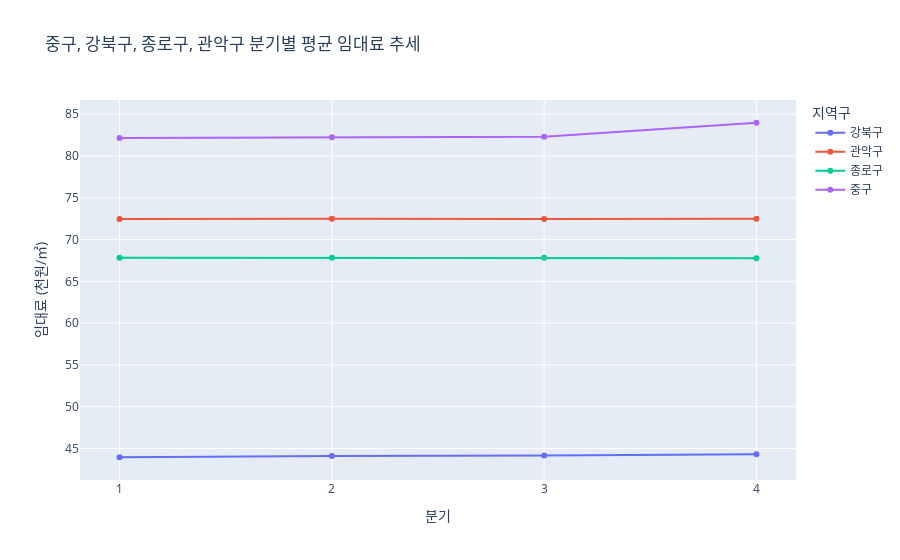
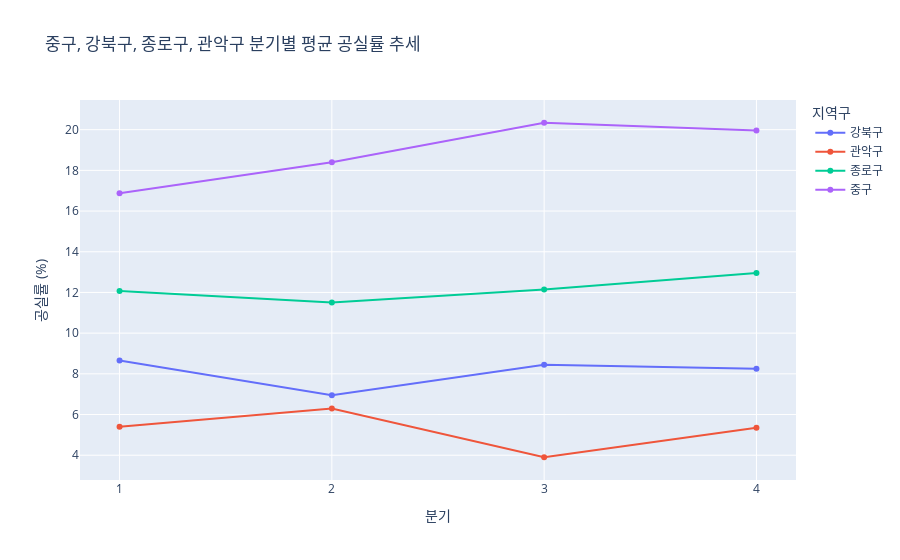

The notebook cell these images were saved under, in order:
### Code cell
import pandas as pd
import plotly.express as px

# 중구, 강북구, 종로구, 관악구만 필터링
filtered_data = data[data['지역구'].isin(['중구', '강북구', '종로구', '관악구'])]

# 선택된 지역구의 평균 계산
mean_filtered_data = filtered_data.groupby('지역구').mean(numeric_only=True).reset_index()

# 데이터를 넓은 형식에서 긴 형식으로 변환 (임대료)
rental_long_filtered = mean_filtered_data.melt(id_vars='지역구', 
                                               value_vars=['q1_임대료 (천원/㎡)', 'q2_임대료 (천원/㎡)', 'q3_임대료 (천원/㎡)', 'q4_임대료 (천원/㎡)'], 
                                               var_name='분기', value_name='임대료 (천원/㎡)')

# 데이터를 넓은 형식에서 긴 형식으로 변환 (공실률)
vacancy_long_filtered = mean_filtered_data.melt(id_vars='지역구', 
                                                value_vars=['q1_공실률 (%)', 'q2_공실률 (%)', 'q3_공실률 (%)', 'q4_공실률 (%)'], 
                                                var_name='분기', value_name='공실률 (%)')

# 분기 번호 추출
rental_long_filtered['분기'] = rental_long_filtered['분기'].str.extract('q(\d)')
vacancy_long_filtered['분기'] = vacancy_long_filtered['분기'].str.extract('q(\d)')

# 선택된 지역구의 임대료 추세 시각화
fig_rental_filtered = px.line(rental_long_filtered, x='분기', y='임대료 (천원/㎡)', color='지역구',
                              title='중구, 강북구, 종로구, 관악구 분기별 평균 임대료 추세', markers=True)
fig_rental_filtered.update_layout(yaxis_title='임대료 (천원/㎡)', xaxis_title='분기')
fig_rental_filtered.show()

# 선택된 지역구의 공실률 추세 시각화
fig_vacancy_filtered = px.line(vacancy_long_filtered, x='분기', y='공실률 (%)', color='지역구',
                               title='중구, 강북구, 종로구, 관악구 분기별 평균 공실률 추세', markers=True)
fig_vacancy_filtered.update_layout(yaxis_title='공실률 (%)', xaxis_title='분기')
fig_vacancy_filtered.show()

### Figure 1 — Plotly figure (JSON) as saved in the notebook; plotly's stock layout.template omitted (floating-point values rounded to 4 significant figures)
{"data": [{"hovertemplate": "지역구=강북구<br>분기=%{x}<br>임대료 (천원/㎡)=%{y}<extra></extra>", "legendgroup": "강북구", "line": {"color": "#636efa", "dash": "solid"}, "marker": {"symbol": "circle"}, "mode": "lines+markers", "name": "강북구", "orientation": "v", "showlegend": true, "type": "scatter", "x": ["1", "2", "3", "4"], "xaxis": "x", "y": [43.95, 44.1, 44.15, 44.3], "yaxis": "y"}, {"hovertemplate": "지역구=관악구<br>분기=%{x}<br>임대료 (천원/㎡)=%{y}<extra></extra>", "legendgroup": "관악구", "line": {"color": "#EF553B", "dash": "solid"}, "marker": {"symbol": "circle"}, "mode": "lines+markers", "name": "관악구", "orientation": "v", "showlegend": true, "type": "scatter", "x": ["1", "2", "3", "4"], "xaxis": "x", "y": [72.45, 72.5, 72.45, 72.5], "yaxis": "y"}, {"hovertemplate": "지역구=종로구<br>분기=%{x}<br>임대료 (천원/㎡)=%{y}<extra></extra>", "legendgroup": "종로구", "line": {"color": "#00cc96", "dash": "solid"}, "marker": {"symbol": "circle"}, "mode": "lines+markers", "name": "종로구", "orientation": "v", "showlegend": true, "type": "scatter", "x": ["1", "2", "3", "4"], "xaxis": "x", "y": [67.83, 67.83, 67.83, 67.75], "yaxis": "y"}, {"hovertemplate": "지역구=중구<br>분기=%{x}<br>임대료 (천원/㎡)=%{y}<extra></extra>", "legendgroup": "중구", "line": {"color": "#ab63fa", "dash": "solid"}, "marker": {"symbol": "circle"}, "mode": "lines+markers", "name": "중구", "orientation": "v", "showlegend": true, "type": "scatter", "x": ["1", "2", "3", "4"], "xaxis": "x", "y": [82.16, 82.24, 82.3, 83.98], "yaxis": "y"}], "layout": {"legend": {"title": {"text": "지역구"}, "tracegroupgap": 0}, "title": {"text": "중구, 강북구, 종로구, 관악구 분기별 평균 임대료 추세"}, "xaxis": {"anchor": "y", "domain": [0, 1], "title": {"text": "분기"}}, "yaxis": {"anchor": "x", "domain": [0, 1], "title": {"text": "임대료 (천원/㎡)"}}}}

### Figure 2 — Plotly figure (JSON) as saved in the notebook; plotly's stock layout.template omitted (floating-point values rounded to 4 significant figures)
{"data": [{"hovertemplate": "지역구=강북구<br>분기=%{x}<br>공실률 (%)=%{y}<extra></extra>", "legendgroup": "강북구", "line": {"color": "#636efa", "dash": "solid"}, "marker": {"symbol": "circle"}, "mode": "lines+markers", "name": "강북구", "orientation": "v", "showlegend": true, "type": "scatter", "x": ["1", "2", "3", "4"], "xaxis": "x", "y": [8.65, 6.95, 8.45, 8.25], "yaxis": "y"}, {"hovertemplate": "지역구=관악구<br>분기=%{x}<br>공실률 (%)=%{y}<extra></extra>", "legendgroup": "관악구", "line": {"color": "#EF553B", "dash": "solid"}, "marker": {"symbol": "circle"}, "mode": "lines+markers", "name": "관악구", "orientation": "v", "showlegend": true, "type": "scatter", "x": ["1", "2", "3", "4"], "xaxis": "x", "y": [5.4, 6.3, 3.9, 5.35], "yaxis": "y"}, {"hovertemplate": "지역구=종로구<br>분기=%{x}<br>공실률 (%)=%{y}<extra></extra>", "legendgroup": "종로구", "line": {"color": "#00cc96", "dash": "solid"}, "marker": {"symbol": "circle"}, "mode": "lines+markers", "name": "종로구", "orientation": "v", "showlegend": true, "type": "scatter", "x": ["1", "2", "3", "4"], "xaxis": "x", "y": [12.07, 11.5, 12.15, 12.95], "yaxis": "y"}, {"hovertemplate": "지역구=중구<br>분기=%{x}<br>공실률 (%)=%{y}<extra></extra>", "legendgroup": "중구", "line": {"color": "#ab63fa", "dash": "solid"}, "marker": {"symbol": "circle"}, "mode": "lines+markers", "name": "중구", "orientation": "v", "showlegend": true, "type": "scatter", "x": ["1", "2", "3", "4"], "xaxis": "x", "y": [16.88, 18.4, 20.34, 19.96], "yaxis": "y"}], "layout": {"legend": {"title": {"text": "지역구"}, "tracegroupgap": 0}, "title": {"text": "중구, 강북구, 종로구, 관악구 분기별 평균 공실률 추세"}, "xaxis": {"anchor": "y", "domain": [0, 1], "title": {"text": "분기"}}, "yaxis": {"anchor": "x", "domain": [0, 1], "title": {"text": "공실률 (%)"}}}}
